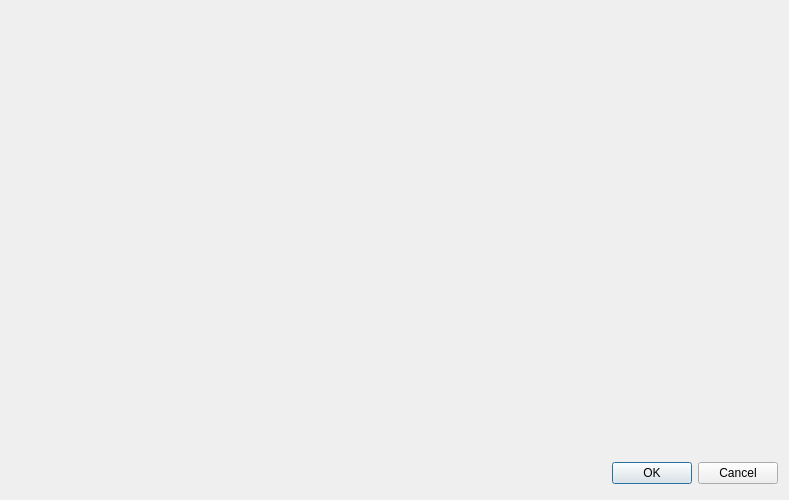
<?xml version="1.0" encoding="UTF-8"?>
<ui version="4.0">
 <class>MpInstrumentsDialog</class>
 <widget class="QDialog" name="MpInstrumentsDialog">
  <property name="geometry">
   <rect>
    <x>0</x>
    <y>0</y>
    <width>789</width>
    <height>500</height>
   </rect>
  </property>
  <property name="maximumSize">
   <size>
    <width>16000</width>
    <height>16000</height>
   </size>
  </property>
  <property name="windowTitle">
   <string>Instruments</string>
  </property>
  <layout class="QVBoxLayout" name="verticalLayout_2">
   <item>
    <layout class="QHBoxLayout" name="horizontalLayout_2">
     <item>
      <spacer name="horizontalSpacer">
       <property name="orientation">
        <enum>Qt::Horizontal</enum>
       </property>
       <property name="sizeHint" stdset="0">
        <size>
         <width>40</width>
         <height>20</height>
        </size>
       </property>
      </spacer>
     </item>
     <item>
      <widget class="Ms::InstrumentsWidget" name="instrumentsWidget" native="true">
       <property name="sizePolicy">
        <sizepolicy hsizetype="Expanding" vsizetype="Expanding">
         <horstretch>0</horstretch>
         <verstretch>0</verstretch>
        </sizepolicy>
       </property>
       <property name="maximumSize">
        <size>
         <width>16777215</width>
         <height>16777215</height>
        </size>
       </property>
      </widget>
     </item>
     <item>
      <spacer name="horizontalSpacer_2">
       <property name="orientation">
        <enum>Qt::Horizontal</enum>
       </property>
       <property name="sizeHint" stdset="0">
        <size>
         <width>40</width>
         <height>20</height>
        </size>
       </property>
      </spacer>
     </item>
    </layout>
   </item>
   <item>
    <layout class="QHBoxLayout">
     <property name="spacing">
      <number>6</number>
     </property>
     <property name="leftMargin">
      <number>0</number>
     </property>
     <property name="topMargin">
      <number>0</number>
     </property>
     <property name="rightMargin">
      <number>0</number>
     </property>
     <property name="bottomMargin">
      <number>0</number>
     </property>
     <item>
      <spacer>
       <property name="orientation">
        <enum>Qt::Horizontal</enum>
       </property>
       <property name="sizeHint" stdset="0">
        <size>
         <width>131</width>
         <height>31</height>
        </size>
       </property>
      </spacer>
     </item>
     <item>
      <widget class="QPushButton" name="okButton">
       <property name="sizePolicy">
        <sizepolicy hsizetype="Preferred" vsizetype="Fixed">
         <horstretch>0</horstretch>
         <verstretch>0</verstretch>
        </sizepolicy>
       </property>
       <property name="text">
        <string>OK</string>
       </property>
      </widget>
     </item>
     <item>
      <widget class="QPushButton" name="cancelButton">
       <property name="text">
        <string>Cancel</string>
       </property>
      </widget>
     </item>
    </layout>
   </item>
  </layout>
 </widget>
 <customwidgets>
  <customwidget>
   <class>Ms::InstrumentsWidget</class>
   <extends>QWidget</extends>
   <header>instrwidget.h</header>
   <container>1</container>
  </customwidget>
 </customwidgets>
 <tabstops>
  <tabstop>okButton</tabstop>
  <tabstop>cancelButton</tabstop>
 </tabstops>
 <resources/>
 <connections>
  <connection>
   <sender>okButton</sender>
   <signal>clicked()</signal>
   <receiver>MpInstrumentsDialog</receiver>
   <slot>accept()</slot>
   <hints>
    <hint type="sourcelabel">
     <x>278</x>
     <y>253</y>
    </hint>
    <hint type="destinationlabel">
     <x>96</x>
     <y>254</y>
    </hint>
   </hints>
  </connection>
  <connection>
   <sender>cancelButton</sender>
   <signal>clicked()</signal>
   <receiver>MpInstrumentsDialog</receiver>
   <slot>reject()</slot>
   <hints>
    <hint type="sourcelabel">
     <x>369</x>
     <y>253</y>
    </hint>
    <hint type="destinationlabel">
     <x>179</x>
     <y>282</y>
    </hint>
   </hints>
  </connection>
 </connections>
</ui>
